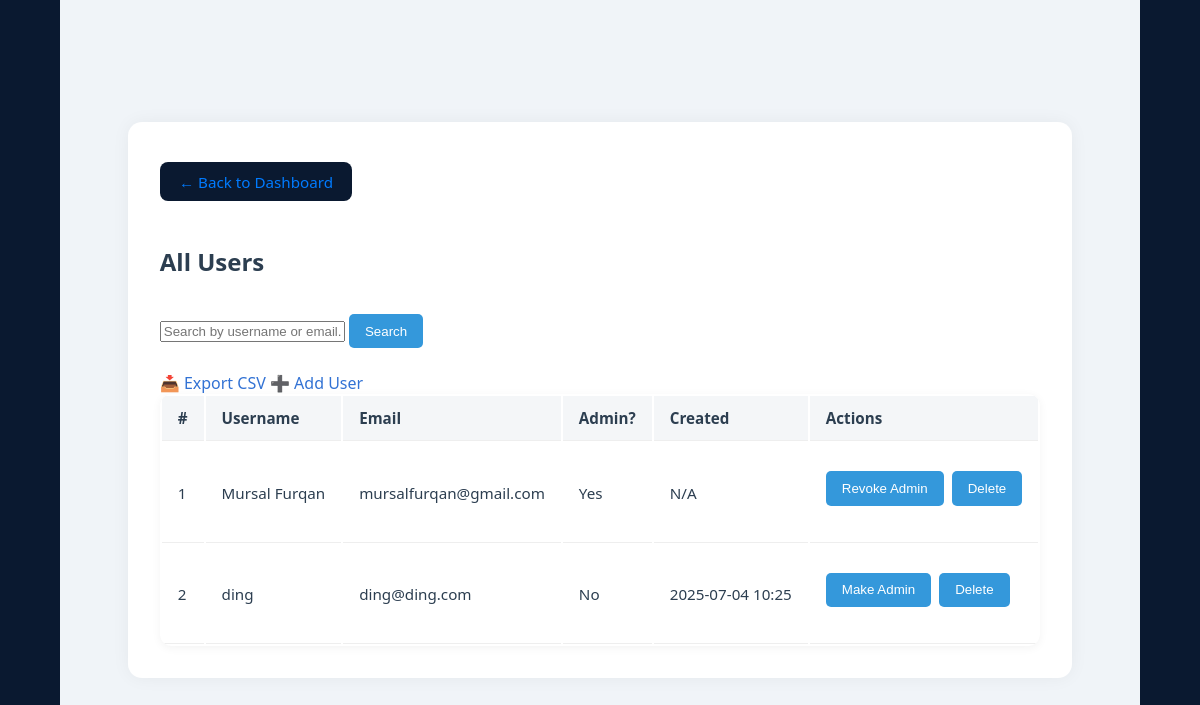
Before: /admin/users (signed in) with the older database file.
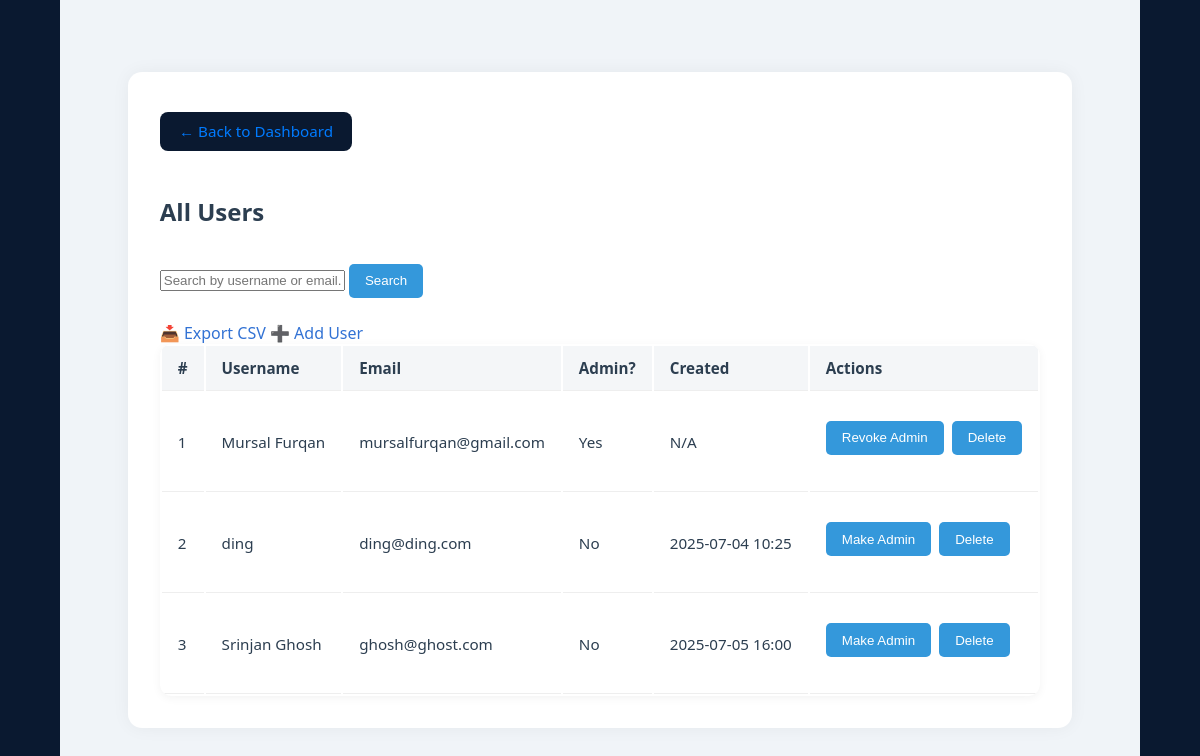
After: the same page with the newer database file.
### app/models.py (models this page shows)
class User(UserMixin, db.Model):
    id = db.Column(db.Integer, primary_key=True)
    username = db.Column(db.String(150), unique=True, nullable=False)
    email = db.Column(db.String(150), unique=True, nullable=False)
    password = db.Column(db.String(256), nullable=False)
    is_admin = db.Column(db.Boolean, default=False)
    created_at = db.Column(db.DateTime, default=datetime.utcnow)  # ✅ Add this line

### app/routes.py (the view)
@app.route('/admin/users')
@login_required
@admin_required
def admin_users():
    users = User.query.all()
    return render_template('admin/users.html', users=users)

### app/__init__.py (called while the page is built)
@login_manager.user_loader
def load_user(user_id):
    return User.query.get(int(user_id))

### app/routes.py (called while the page is built)
def admin_required(f):
    @wraps(f)
    def decorated_function(*args, **kwargs):
        if not current_user.is_authenticated or not current_user.is_admin:
            abort(403)
        return f(*args, **kwargs)
    return decorated_function

### app/templates/admin/users.html (shortened to what this page needs)
{% extends "admin/base_admin.html" %}  {% block content %}
<div class="admin-users">
  <a href="{{ url_for('admin_dashboard') }}" class="back-link link-button"
    >← Back to Dashboard</a
  >
  <h2> All Users</h2>
  <div class="user-actions">
    <form
      method="GET"
      action="{{ url_for('admin_users') }}"
      class="search-form"
    >
      <input
        type="text"
        name="search"
        placeholder="Search by username or email..."
        value="{{ request.args.get('search', '') }}"
      />
      <button type="submit">Search</button>
    </form>
    <div class="action-links">
      <a href="{{ url_for('export_users') }}" class="link">📥 Export CSV</a>
      <a href="{{ url_for('admin_add_user') }}" class="link">➕ Add User</a>
    </div>
  </div>
  <div class="user-table">
    <table>
      <thead>
        <tr>
          <th>#</th>
          <th>Username</th>
          <th>Email</th>
          <th>Admin?</th>
          <th>Created</th>
          <th>Actions</th>
        </tr>
      </thead>
      <tbody>
        {% for user in users %}
        <tr>
          <td>{{ loop.index }}</td>
          <td>{{ user.username }}</td>
          <td>{{ user.email }}</td>
          <td>
            {% if user.is_admin %}
            <span class="badge success">Yes</span>
            {% else %}
            <span class="badge">No</span>
            {% endif %}
          </td>
          <td>
            {{ user.created_at.strftime('%Y-%m-%d %H:%M') if user.created_at
            else 'N/A' }}
          </td>
          <td class="actions">
            <form
              method="POST"
              action="{{ url_for('admin_toggle_admin', user_id=user.id) }}"
              style="display: inline-block"
            >
              <button
                type="submit"
                class="btn {{ 'success' if not user.is_admin else 'warning' }}"
              >
                {{ 'Make Admin' if not user.is_admin else 'Revoke Admin' }}
              </button>
            </form>
            <form
              method="POST"
              action="{{ url_for('admin_delete_user', user_id=user.id) }}"
              style="display: inline-block"
              onsubmit="return confirm('Are you sure you want to delete this user?');"
            >
              <button type="submit" class="btn danger">Delete</button>
            </form>
          </td>
        </tr>
        {% endfor %}
      </tbody>
    </table>
  </div>
</div>
{% endblock %}

### app/templates/admin/base_admin.html (shortened to what this page needs)
<!DOCTYPE html>
<html lang="en">
  <head>
    <link
      rel="stylesheet"
      href="{{ url_for('static', filename='css/main.css') }}"
    />
  </head>
  <body class="admin-body">
    <div class="admin-wrapper">{% block content %}{% endblock %}</div>
  </body>
</html>

### app/static/css/main.css (style rules this page uses)
html, body { margin: 0; padding: 0; height: 100%; font-family: "Segoe UI", sans-serif; background-color: #0a1930; color: white; display: flex; justify-content: center; align-items: center; }
button { background-color: #0a1930; color: white; padding: 0.5rem 1rem; border: none; border-radius: 5px; margin-top: 1rem; cursor: pointer; }
a { color: rgb(49.7586206897, 113.8965517241, 212.2413793103); text-decoration: none; font-weight: 500; transition: 0.2s ease-in-out; }
.link-button { background-color: #0a1930; color: white; padding: 0.6rem 1.2rem; border-radius: 8px; display: inline-block; font-weight: 600; text-decoration: none; transition: background-color 0.3s ease; }
form { margin-bottom: 1.5rem; }
form button { background-color: #3498db; color: white; border: none; padding: 0.6rem 1rem; border-radius: 5px; cursor: pointer; }
body { background-color: #f0f4f8; font-family: "Segoe UI", sans-serif; color: #2c3e50; margin: 0; padding: 0; width: 90vw; }
.admin-wrapper { max-width: 1080px; margin: 2rem auto; padding: 2rem; background-color: #ffffff; border-radius: 14px; box-shadow: 0 0 18px rgba(0, 0, 0, 0.05); }
.back-link { display: inline-block; margin-bottom: 1rem; text-decoration: none; color: #007bff; font-weight: 500; }
.user-table { width: 100%; border-collapse: collapse; background: #ffffff; border-radius: 12px; overflow: hidden; box-shadow: 0 2px 10px rgba(0, 0, 0, 0.05); font-size: 0.95rem; }
.user-table th, .user-table td { padding: 0.75rem 1rem; text-align: left; border-bottom: 1px solid #eee; }
.user-table th { background: #f4f6f8; font-weight: 600; color: #2c3e50; }
.user-table td.actions { display: flex; gap: 0.5rem; flex-wrap: wrap; }
.back-link { display: inline-block; margin-top: 0.5rem; margin-bottom: 1.5rem; font-size: 0.95rem; color: #007bff; text-decoration: none; font-weight: 500; }

Changed rows visible on the page:
added User: username "Srinjan Ghosh", email "ghosh@ghost.com", shows "No", created_at "2025-07-05 16:00", is_admin "Make Admin"
